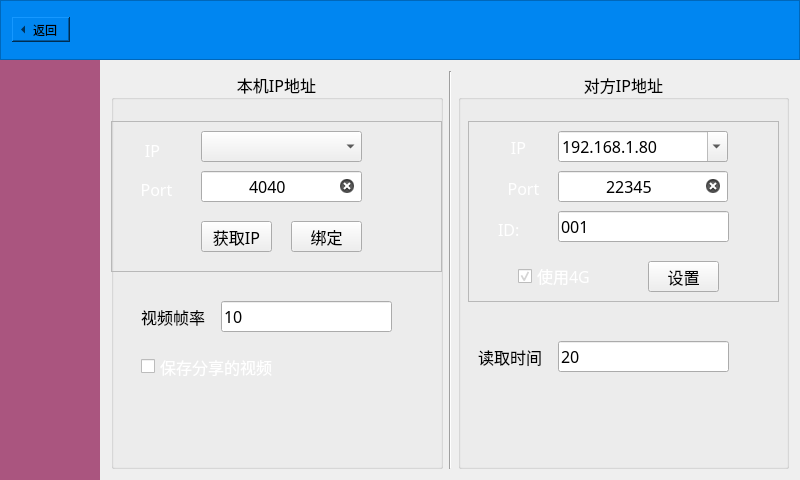
<?xml version="1.0" encoding="UTF-8"?>
<ui version="4.0">
 <class>MainWindow</class>
 <widget class="QMainWindow" name="MainWindow">
  <property name="geometry">
   <rect>
    <x>0</x>
    <y>0</y>
    <width>800</width>
    <height>480</height>
   </rect>
  </property>
  <property name="minimumSize">
   <size>
    <width>800</width>
    <height>480</height>
   </size>
  </property>
  <property name="maximumSize">
   <size>
    <width>800</width>
    <height>480</height>
   </size>
  </property>
  <property name="windowTitle">
   <string>V2X 嵌入式屏幕版</string>
  </property>
  <property name="styleSheet">
   <string notr="true">font: 12pt &quot;微软雅黑&quot;;</string>
  </property>
  <widget class="QWidget" name="centralWidget">
   <property name="font">
    <font>
     <family>微软雅黑</family>
     <pointsize>12</pointsize>
     <weight>50</weight>
     <italic>false</italic>
     <bold>false</bold>
    </font>
   </property>
   <layout class="QGridLayout" name="gridLayout_2">
    <property name="leftMargin">
     <number>0</number>
    </property>
    <property name="topMargin">
     <number>0</number>
    </property>
    <property name="rightMargin">
     <number>0</number>
    </property>
    <property name="bottomMargin">
     <number>0</number>
    </property>
    <property name="spacing">
     <number>0</number>
    </property>
    <item row="0" column="0">
     <widget class="QStackedWidget" name="stackedWidgetMain">
      <property name="currentIndex">
       <number>1</number>
      </property>
      <widget class="QWidget" name="page_index">
       <layout class="QGridLayout" name="gridLayout">
        <item row="0" column="0">
         <widget class="QToolButton" name="tb_carInfo">
          <property name="text">
           <string>车况</string>
          </property>
          <property name="icon">
           <iconset resource="skin.qrc">
            <normaloff>:/qss/img/PNG100.png</normaloff>:/qss/img/PNG100.png</iconset>
          </property>
          <property name="iconSize">
           <size>
            <width>100</width>
            <height>100</height>
           </size>
          </property>
          <property name="toolButtonStyle">
           <enum>Qt::ToolButtonTextUnderIcon</enum>
          </property>
          <property name="arrowType">
           <enum>Qt::NoArrow</enum>
          </property>
         </widget>
        </item>
        <item row="0" column="1">
         <widget class="QToolButton" name="tb_video">
          <property name="text">
           <string>实时视频</string>
          </property>
          <property name="icon">
           <iconset resource="skin.qrc">
            <normaloff>:/qss/img/PNG105.png</normaloff>:/qss/img/PNG105.png</iconset>
          </property>
          <property name="iconSize">
           <size>
            <width>100</width>
            <height>100</height>
           </size>
          </property>
          <property name="toolButtonStyle">
           <enum>Qt::ToolButtonTextUnderIcon</enum>
          </property>
          <property name="arrowType">
           <enum>Qt::NoArrow</enum>
          </property>
         </widget>
        </item>
        <item row="0" column="2">
         <widget class="QToolButton" name="tb_setting">
          <property name="text">
           <string>设置</string>
          </property>
          <property name="icon">
           <iconset resource="skin.qrc">
            <normaloff>:/qss/img/PNG112.png</normaloff>:/qss/img/PNG112.png</iconset>
          </property>
          <property name="iconSize">
           <size>
            <width>100</width>
            <height>100</height>
           </size>
          </property>
          <property name="toolButtonStyle">
           <enum>Qt::ToolButtonTextUnderIcon</enum>
          </property>
          <property name="arrowType">
           <enum>Qt::NoArrow</enum>
          </property>
         </widget>
        </item>
        <item row="0" column="3">
         <widget class="QToolButton" name="tb_analyse">
          <property name="text">
           <string>分析</string>
          </property>
          <property name="icon">
           <iconset resource="skin.qrc">
            <normaloff>:/qss/img/PNG106.png</normaloff>:/qss/img/PNG106.png</iconset>
          </property>
          <property name="iconSize">
           <size>
            <width>100</width>
            <height>100</height>
           </size>
          </property>
          <property name="toolButtonStyle">
           <enum>Qt::ToolButtonTextUnderIcon</enum>
          </property>
          <property name="arrowType">
           <enum>Qt::NoArrow</enum>
          </property>
         </widget>
        </item>
        <item row="1" column="0">
         <widget class="QToolButton" name="tb_shareSight">
          <property name="text">
           <string>视野共享</string>
          </property>
          <property name="icon">
           <iconset resource="skin.qrc">
            <normaloff>:/qss/img/SightShare.png</normaloff>:/qss/img/SightShare.png</iconset>
          </property>
          <property name="iconSize">
           <size>
            <width>100</width>
            <height>100</height>
           </size>
          </property>
          <property name="toolButtonStyle">
           <enum>Qt::ToolButtonTextUnderIcon</enum>
          </property>
          <property name="arrowType">
           <enum>Qt::NoArrow</enum>
          </property>
         </widget>
        </item>
        <item row="1" column="1">
         <widget class="QToolButton" name="tb_changeSkin">
          <property name="text">
           <string>换肤</string>
          </property>
          <property name="icon">
           <iconset resource="skin.qrc">
            <normaloff>:/qss/img/PNG111.png</normaloff>:/qss/img/PNG111.png</iconset>
          </property>
          <property name="iconSize">
           <size>
            <width>100</width>
            <height>100</height>
           </size>
          </property>
          <property name="toolButtonStyle">
           <enum>Qt::ToolButtonTextUnderIcon</enum>
          </property>
          <property name="arrowType">
           <enum>Qt::NoArrow</enum>
          </property>
         </widget>
        </item>
        <item row="1" column="2">
         <widget class="QToolButton" name="tb_roadInfo">
          <property name="text">
           <string>路况</string>
          </property>
          <property name="icon">
           <iconset resource="skin.qrc">
            <normaloff>:/qss/img/PNG103.png</normaloff>:/qss/img/PNG103.png</iconset>
          </property>
          <property name="iconSize">
           <size>
            <width>100</width>
            <height>100</height>
           </size>
          </property>
          <property name="toolButtonStyle">
           <enum>Qt::ToolButtonTextUnderIcon</enum>
          </property>
          <property name="arrowType">
           <enum>Qt::NoArrow</enum>
          </property>
         </widget>
        </item>
        <item row="1" column="3">
         <widget class="QToolButton" name="tb_exit">
          <property name="text">
           <string>退出</string>
          </property>
          <property name="icon">
           <iconset resource="skin.qrc">
            <normaloff>:/qss/img/PNG102.png</normaloff>:/qss/img/PNG102.png</iconset>
          </property>
          <property name="iconSize">
           <size>
            <width>100</width>
            <height>100</height>
           </size>
          </property>
          <property name="toolButtonStyle">
           <enum>Qt::ToolButtonTextUnderIcon</enum>
          </property>
          <property name="arrowType">
           <enum>Qt::NoArrow</enum>
          </property>
         </widget>
        </item>
       </layout>
      </widget>
      <widget class="QWidget" name="page_content">
       <layout class="QVBoxLayout" name="verticalLayout" stretch="1,7">
        <property name="spacing">
         <number>0</number>
        </property>
        <property name="leftMargin">
         <number>0</number>
        </property>
        <property name="topMargin">
         <number>0</number>
        </property>
        <property name="rightMargin">
         <number>0</number>
        </property>
        <property name="bottomMargin">
         <number>0</number>
        </property>
        <item>
         <widget class="QFrame" name="frameContentTitle">
          <property name="styleSheet">
           <string notr="true">background-color: rgb(0, 134, 241);</string>
          </property>
          <property name="frameShape">
           <enum>QFrame::StyledPanel</enum>
          </property>
          <property name="frameShadow">
           <enum>QFrame::Raised</enum>
          </property>
          <layout class="QHBoxLayout" name="horizontalLayout">
           <item>
            <widget class="QToolButton" name="tb_back">
             <property name="text">
              <string>返回</string>
             </property>
             <property name="toolButtonStyle">
              <enum>Qt::ToolButtonTextBesideIcon</enum>
             </property>
             <property name="arrowType">
              <enum>Qt::LeftArrow</enum>
             </property>
            </widget>
           </item>
           <item>
            <spacer name="horizontalSpacer">
             <property name="orientation">
              <enum>Qt::Horizontal</enum>
             </property>
             <property name="sizeHint" stdset="0">
              <size>
               <width>702</width>
               <height>17</height>
              </size>
             </property>
            </spacer>
           </item>
           <item>
            <widget class="QLabel" name="label_currentTime">
             <property name="styleSheet">
              <string notr="true">color: rgb(255, 255, 255);</string>
             </property>
             <property name="text">
              <string/>
             </property>
            </widget>
           </item>
          </layout>
          <zorder>tb_back</zorder>
          <zorder>horizontalSpacer</zorder>
          <zorder>label_currentTime</zorder>
         </widget>
        </item>
        <item>
         <widget class="QStackedWidget" name="stackedWidget_Content">
          <property name="currentIndex">
           <number>4</number>
          </property>
          <widget class="QWidget" name="page_carInfo">
           <layout class="QVBoxLayout" name="verticalLayout_3">
            <item>
             <widget class="QLabel" name="label_5">
              <property name="text">
               <string>车况信息</string>
              </property>
              <property name="alignment">
               <set>Qt::AlignCenter</set>
              </property>
             </widget>
            </item>
           </layout>
          </widget>
          <widget class="QWidget" name="page_video">
           <layout class="QGridLayout" name="gridLayout_3">
            <property name="leftMargin">
             <number>0</number>
            </property>
            <property name="topMargin">
             <number>0</number>
            </property>
            <property name="rightMargin">
             <number>0</number>
            </property>
            <property name="bottomMargin">
             <number>0</number>
            </property>
            <property name="spacing">
             <number>0</number>
            </property>
            <item row="0" column="0">
             <widget class="myQSpliter" name="widgetRealTimeVideo" native="true"/>
            </item>
           </layout>
          </widget>
          <widget class="QWidget" name="page_sightShare">
           <layout class="QGridLayout" name="gridLayout_4">
            <property name="leftMargin">
             <number>0</number>
            </property>
            <property name="topMargin">
             <number>0</number>
            </property>
            <property name="rightMargin">
             <number>0</number>
            </property>
            <property name="bottomMargin">
             <number>0</number>
            </property>
            <property name="spacing">
             <number>0</number>
            </property>
            <item row="0" column="0">
             <widget class="myQSpliter" name="widgetSightShare" native="true"/>
            </item>
           </layout>
          </widget>
          <widget class="QWidget" name="page_analyse">
           <layout class="QHBoxLayout" name="horizontalLayout_4" stretch="1,7">
            <property name="spacing">
             <number>0</number>
            </property>
            <property name="leftMargin">
             <number>0</number>
            </property>
            <property name="topMargin">
             <number>0</number>
            </property>
            <property name="rightMargin">
             <number>0</number>
            </property>
            <property name="bottomMargin">
             <number>0</number>
            </property>
            <item>
             <widget class="QNavigationWidget" name="widget_analyseMenu" native="true">
              <property name="styleSheet">
               <string notr="true">background-color: rgb(255, 170, 255);</string>
              </property>
             </widget>
            </item>
            <item>
             <widget class="QStackedWidget" name="stackedWidgetAnalyse">
              <widget class="QWidget" name="pageAnalyseEachPicture">
               <property name="styleSheet">
                <string notr="true">background-color: rgb(255, 255, 255);</string>
               </property>
               <layout class="QGridLayout" name="gridLayout_6">
                <property name="leftMargin">
                 <number>0</number>
                </property>
                <property name="topMargin">
                 <number>0</number>
                </property>
                <property name="rightMargin">
                 <number>0</number>
                </property>
                <property name="bottomMargin">
                 <number>0</number>
                </property>
                <property name="spacing">
                 <number>0</number>
                </property>
               </layout>
              </widget>
              <widget class="QWidget" name="pageAnalyseEachFrame">
               <property name="styleSheet">
                <string notr="true">background-color: rgb(255, 255, 255);</string>
               </property>
               <layout class="QGridLayout" name="gridLayout_5">
                <property name="leftMargin">
                 <number>0</number>
                </property>
                <property name="topMargin">
                 <number>0</number>
                </property>
                <property name="rightMargin">
                 <number>0</number>
                </property>
                <property name="bottomMargin">
                 <number>0</number>
                </property>
                <property name="spacing">
                 <number>0</number>
                </property>
               </layout>
              </widget>
             </widget>
            </item>
           </layout>
          </widget>
          <widget class="QWidget" name="page_setting">
           <layout class="QHBoxLayout" name="horizontalLayout_2" stretch="1,7">
            <property name="spacing">
             <number>0</number>
            </property>
            <property name="leftMargin">
             <number>0</number>
            </property>
            <property name="topMargin">
             <number>0</number>
            </property>
            <property name="rightMargin">
             <number>0</number>
            </property>
            <property name="bottomMargin">
             <number>0</number>
            </property>
            <item>
             <widget class="QNavigationWidget" name="widgetSettingMenu" native="true">
              <property name="styleSheet">
               <string notr="true">background-color: rgb(170, 85, 127);</string>
              </property>
             </widget>
            </item>
            <item>
             <widget class="QStackedWidget" name="stackedWidget_settingContent">
              <property name="currentIndex">
               <number>1</number>
              </property>
              <widget class="QWidget" name="pageSettingProfile">
               <property name="styleSheet">
                <string notr="true">background-color: rgb(0, 0, 0);</string>
               </property>
              </widget>
              <widget class="QWidget" name="pageSettingIPAddress">
               <property name="styleSheet">
                <string notr="true"/>
               </property>
               <layout class="QHBoxLayout" name="horizontalLayout_3">
                <item>
                 <widget class="QGroupBox" name="groupBox">
                  <property name="font">
                   <font>
                    <family>微软雅黑</family>
                    <pointsize>12</pointsize>
                    <weight>50</weight>
                    <italic>false</italic>
                    <bold>false</bold>
                   </font>
                  </property>
                  <property name="title">
                   <string>本机IP地址</string>
                  </property>
                  <property name="alignment">
                   <set>Qt::AlignCenter</set>
                  </property>
                  <property name="flat">
                   <bool>true</bool>
                  </property>
                  <property name="checkable">
                   <bool>false</bool>
                  </property>
                  <property name="checked">
                   <bool>false</bool>
                  </property>
                  <widget class="QFrame" name="frame">
                   <property name="geometry">
                    <rect>
                     <x>0</x>
                     <y>50</y>
                     <width>331</width>
                     <height>151</height>
                    </rect>
                   </property>
                   <property name="frameShape">
                    <enum>QFrame::StyledPanel</enum>
                   </property>
                   <property name="frameShadow">
                    <enum>QFrame::Raised</enum>
                   </property>
                   <widget class="QPushButton" name="pb_bindLocal">
                    <property name="geometry">
                     <rect>
                      <x>180</x>
                      <y>100</y>
                      <width>71</width>
                      <height>31</height>
                     </rect>
                    </property>
                    <property name="text">
                     <string>绑定</string>
                    </property>
                   </widget>
                   <widget class="QLineEdit" name="lineEdit_localPort">
                    <property name="geometry">
                     <rect>
                      <x>90</x>
                      <y>50</y>
                      <width>161</width>
                      <height>31</height>
                     </rect>
                    </property>
                    <property name="layoutDirection">
                     <enum>Qt::LeftToRight</enum>
                    </property>
                    <property name="inputMethodHints">
                     <set>Qt::ImhDigitsOnly|Qt::ImhPreferNumbers</set>
                    </property>
                    <property name="text">
                     <string>4040</string>
                    </property>
                    <property name="maxLength">
                     <number>5</number>
                    </property>
                    <property name="alignment">
                     <set>Qt::AlignCenter</set>
                    </property>
                    <property name="placeholderText">
                     <string>端口号</string>
                    </property>
                    <property name="clearButtonEnabled">
                     <bool>true</bool>
                    </property>
                   </widget>
                   <widget class="QComboBox" name="comboBoxLocalIP">
                    <property name="geometry">
                     <rect>
                      <x>90</x>
                      <y>10</y>
                      <width>161</width>
                      <height>31</height>
                     </rect>
                    </property>
                   </widget>
                   <widget class="QPushButton" name="pb_getLocalIP">
                    <property name="geometry">
                     <rect>
                      <x>90</x>
                      <y>100</y>
                      <width>71</width>
                      <height>31</height>
                     </rect>
                    </property>
                    <property name="text">
                     <string>获取IP</string>
                    </property>
                   </widget>
                   <widget class="QLabel" name="label">
                    <property name="geometry">
                     <rect>
                      <x>11</x>
                      <y>14</y>
                      <width>61</width>
                      <height>30</height>
                     </rect>
                    </property>
                    <property name="styleSheet">
                     <string notr="true">color: rgb(255, 255, 255);</string>
                    </property>
                    <property name="text">
                     <string>IP</string>
                    </property>
                    <property name="alignment">
                     <set>Qt::AlignCenter</set>
                    </property>
                   </widget>
                   <widget class="QLabel" name="label_2">
                    <property name="geometry">
                     <rect>
                      <x>20</x>
                      <y>53</y>
                      <width>51</width>
                      <height>30</height>
                     </rect>
                    </property>
                    <property name="styleSheet">
                     <string notr="true">color: rgb(255, 255, 255);</string>
                    </property>
                    <property name="text">
                     <string>Port</string>
                    </property>
                    <property name="alignment">
                     <set>Qt::AlignCenter</set>
                    </property>
                   </widget>
                  </widget>
                  <widget class="QLineEdit" name="lineEdit_videoFPS">
                   <property name="geometry">
                    <rect>
                     <x>110</x>
                     <y>230</y>
                     <width>171</width>
                     <height>31</height>
                    </rect>
                   </property>
                   <property name="text">
                    <string>10</string>
                   </property>
                  </widget>
                  <widget class="QLabel" name="label_9">
                   <property name="geometry">
                    <rect>
                     <x>30</x>
                     <y>230</y>
                     <width>71</width>
                     <height>31</height>
                    </rect>
                   </property>
                   <property name="text">
                    <string>视频帧率</string>
                   </property>
                  </widget>
                  <widget class="QCheckBox" name="checkBoxStroeSightShare">
                   <property name="geometry">
                    <rect>
                     <x>30</x>
                     <y>280</y>
                     <width>161</width>
                     <height>31</height>
                    </rect>
                   </property>
                   <property name="styleSheet">
                    <string notr="true">color: rgb(255, 255, 255);</string>
                   </property>
                   <property name="text">
                    <string>保存分享的视频</string>
                   </property>
                   <property name="checked">
                    <bool>false</bool>
                   </property>
                   <property name="tristate">
                    <bool>false</bool>
                   </property>
                  </widget>
                 </widget>
                </item>
                <item>
                 <widget class="Line" name="line">
                  <property name="orientation">
                   <enum>Qt::Vertical</enum>
                  </property>
                 </widget>
                </item>
                <item>
                 <widget class="QGroupBox" name="groupBox_2">
                  <property name="font">
                   <font>
                    <family>微软雅黑</family>
                    <pointsize>12</pointsize>
                    <weight>50</weight>
                    <italic>false</italic>
                    <bold>false</bold>
                   </font>
                  </property>
                  <property name="title">
                   <string>对方IP地址</string>
                  </property>
                  <property name="alignment">
                   <set>Qt::AlignCenter</set>
                  </property>
                  <property name="flat">
                   <bool>true</bool>
                  </property>
                  <widget class="QFrame" name="frame_2">
                   <property name="geometry">
                    <rect>
                     <x>10</x>
                     <y>50</y>
                     <width>311</width>
                     <height>181</height>
                    </rect>
                   </property>
                   <property name="frameShape">
                    <enum>QFrame::StyledPanel</enum>
                   </property>
                   <property name="frameShadow">
                    <enum>QFrame::Raised</enum>
                   </property>
                   <widget class="QPushButton" name="pb_setOtherSocket">
                    <property name="geometry">
                     <rect>
                      <x>180</x>
                      <y>140</y>
                      <width>71</width>
                      <height>31</height>
                     </rect>
                    </property>
                    <property name="text">
                     <string>设置</string>
                    </property>
                   </widget>
                   <widget class="QLineEdit" name="lineEdit_otherPort">
                    <property name="geometry">
                     <rect>
                      <x>90</x>
                      <y>50</y>
                      <width>170</width>
                      <height>31</height>
                     </rect>
                    </property>
                    <property name="layoutDirection">
                     <enum>Qt::LeftToRight</enum>
                    </property>
                    <property name="inputMethodHints">
                     <set>Qt::ImhDigitsOnly|Qt::ImhPreferNumbers</set>
                    </property>
                    <property name="text">
                     <string>22345</string>
                    </property>
                    <property name="maxLength">
                     <number>5</number>
                    </property>
                    <property name="alignment">
                     <set>Qt::AlignCenter</set>
                    </property>
                    <property name="placeholderText">
                     <string>端口号</string>
                    </property>
                    <property name="clearButtonEnabled">
                     <bool>true</bool>
                    </property>
                   </widget>
                   <widget class="QComboBox" name="comboBoxOtherIP">
                    <property name="geometry">
                     <rect>
                      <x>90</x>
                      <y>10</y>
                      <width>170</width>
                      <height>31</height>
                     </rect>
                    </property>
                    <property name="font">
                     <font>
                      <family>微软雅黑</family>
                      <pointsize>12</pointsize>
                      <weight>50</weight>
                      <italic>false</italic>
                      <bold>false</bold>
                     </font>
                    </property>
                    <property name="editable">
                     <bool>true</bool>
                    </property>
                    <item>
                     <property name="text">
                      <string>192.168.1.80</string>
                     </property>
                    </item>
                    <item>
                     <property name="text">
                      <string>192.168.123.137</string>
                     </property>
                    </item>
                    <item>
                     <property name="text">
                      <string>127.0.0.1</string>
                     </property>
                    </item>
                    <item>
                     <property name="text">
                      <string>120.78.167.211</string>
                     </property>
                    </item>
                    <item>
                     <property name="text">
                      <string>115.29.106.37</string>
                     </property>
                    </item>
                    <item>
                     <property name="text">
                      <string>192.168.31.77</string>
                     </property>
                    </item>
                   </widget>
                   <widget class="QLabel" name="label_3">
                    <property name="geometry">
                     <rect>
                      <x>30</x>
                      <y>52</y>
                      <width>51</width>
                      <height>30</height>
                     </rect>
                    </property>
                    <property name="styleSheet">
                     <string notr="true">color: rgb(255, 255, 255);</string>
                    </property>
                    <property name="text">
                     <string>Port</string>
                    </property>
                    <property name="alignment">
                     <set>Qt::AlignCenter</set>
                    </property>
                   </widget>
                   <widget class="QLabel" name="label_4">
                    <property name="geometry">
                     <rect>
                      <x>20</x>
                      <y>11</y>
                      <width>61</width>
                      <height>30</height>
                     </rect>
                    </property>
                    <property name="styleSheet">
                     <string notr="true">color: rgb(255, 255, 255);</string>
                    </property>
                    <property name="text">
                     <string>IP</string>
                    </property>
                    <property name="alignment">
                     <set>Qt::AlignCenter</set>
                    </property>
                   </widget>
                   <widget class="QCheckBox" name="checkBox_Use4G">
                    <property name="geometry">
                     <rect>
                      <x>50</x>
                      <y>140</y>
                      <width>91</width>
                      <height>30</height>
                     </rect>
                    </property>
                    <property name="styleSheet">
                     <string notr="true">color: rgb(255, 255, 255);</string>
                    </property>
                    <property name="text">
                     <string>使用4G</string>
                    </property>
                    <property name="checked">
                     <bool>true</bool>
                    </property>
                    <property name="tristate">
                     <bool>false</bool>
                    </property>
                   </widget>
                   <widget class="QLineEdit" name="lineEdit_id">
                    <property name="geometry">
                     <rect>
                      <x>90</x>
                      <y>90</y>
                      <width>171</width>
                      <height>31</height>
                     </rect>
                    </property>
                    <property name="text">
                     <string>001</string>
                    </property>
                   </widget>
                   <widget class="QLabel" name="label_6">
                    <property name="geometry">
                     <rect>
                      <x>30</x>
                      <y>100</y>
                      <width>51</width>
                      <height>16</height>
                     </rect>
                    </property>
                    <property name="styleSheet">
                     <string notr="true">color: rgb(255, 255, 255);</string>
                    </property>
                    <property name="text">
                     <string>ID:</string>
                    </property>
                   </widget>
                  </widget>
                  <widget class="QLabel" name="label_8">
                   <property name="geometry">
                    <rect>
                     <x>20</x>
                     <y>270</y>
                     <width>71</width>
                     <height>31</height>
                    </rect>
                   </property>
                   <property name="text">
                    <string>读取时间</string>
                   </property>
                  </widget>
                  <widget class="QLineEdit" name="lineEdit_waitReadyreadtime">
                   <property name="geometry">
                    <rect>
                     <x>100</x>
                     <y>270</y>
                     <width>171</width>
                     <height>31</height>
                    </rect>
                   </property>
                   <property name="text">
                    <string>20</string>
                   </property>
                  </widget>
                 </widget>
                </item>
               </layout>
              </widget>
              <widget class="QWidget" name="pageSettingMsgPrivacy">
               <property name="styleSheet">
                <string notr="true">background-color: rgb(170, 85, 255);</string>
               </property>
              </widget>
              <widget class="QWidget" name="pageSettingMapDownload">
               <property name="styleSheet">
                <string notr="true">background-color: rgb(255, 255, 255);</string>
               </property>
              </widget>
              <widget class="QWidget" name="pageSettingAbout">
               <property name="styleSheet">
                <string notr="true">background-color: rgb(0, 170, 127);</string>
               </property>
              </widget>
             </widget>
            </item>
           </layout>
          </widget>
          <widget class="QWidget" name="page_roadInfo">
           <layout class="QVBoxLayout" name="verticalLayout_5">
            <item>
             <widget class="QLabel" name="label_7">
              <property name="text">
               <string>路况信息</string>
              </property>
              <property name="alignment">
               <set>Qt::AlignCenter</set>
              </property>
             </widget>
            </item>
           </layout>
          </widget>
         </widget>
        </item>
       </layout>
      </widget>
     </widget>
    </item>
   </layout>
  </widget>
 </widget>
 <layoutdefault spacing="6" margin="11"/>
 <customwidgets>
  <customwidget>
   <class>QNavigationWidget</class>
   <extends>QWidget</extends>
   <header location="global">myNavigationWidget/qnavigationwidget.h</header>
   <container>1</container>
  </customwidget>
  <customwidget>
   <class>myQSpliter</class>
   <extends>QWidget</extends>
   <header location="global">mySpliterWidget/myqspliter.h</header>
   <container>1</container>
  </customwidget>
 </customwidgets>
 <resources>
  <include location="skin.qrc"/>
 </resources>
 <connections>
  <connection>
   <sender>tb_exit</sender>
   <signal>clicked()</signal>
   <receiver>MainWindow</receiver>
   <slot>close()</slot>
   <hints>
    <hint type="sourcelabel">
     <x>667</x>
     <y>388</y>
    </hint>
    <hint type="destinationlabel">
     <x>399</x>
     <y>276</y>
    </hint>
   </hints>
  </connection>
 </connections>
</ui>
